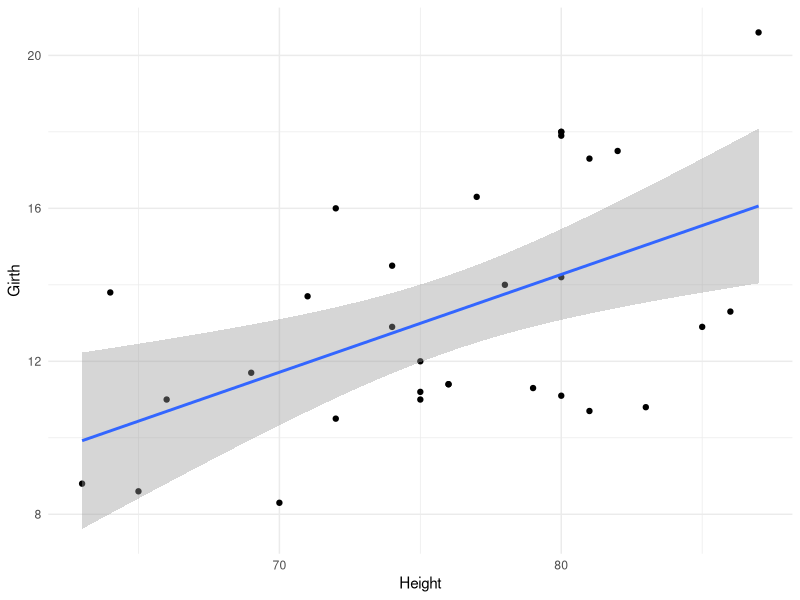

R code for this plot:
## ---- chunk 1
knitr::opts_chunk$set(
  message = FALSE,
  warning = FALSE,
  echo = FALSE
)
## ---- chunk 2

library(ggplot2)
trees |>
    ggplot(
        aes(
            x = Height,
            y = Girth
        )
    ) +
    geom_point() +
    geom_smooth(method = "lm") +
    theme_minimal()
